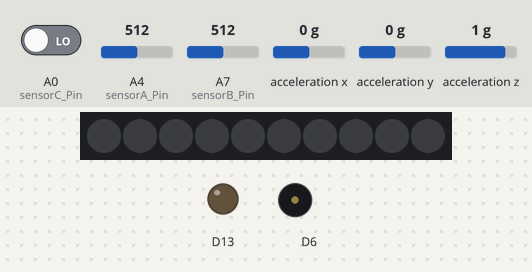
Simulated run of this sketch. Board: Adafruit Circuit Playground Express. On the bench: 10 RGB LEDs in strip order, left to right, output pins drawn as LEDs (lit = HIGH), buzzer (waves = sounding). Inputs (shaded band) come from the test bench; at power-on: A4 (sensorA_Pin) = 512, acceleration x 0 g, A7 (sensorB_Pin) = 512, acceleration y 0 g, A0 (sensorC_Pin) LOW, acceleration z 1 g. Dim RGB values are drawn brighter than linear; what the sketch prints to the serial monitor is not drawn.

Above: at 1.2 s.
1.3 s: A4 (sensorA_Pin) set to 716
At 1.8 s:
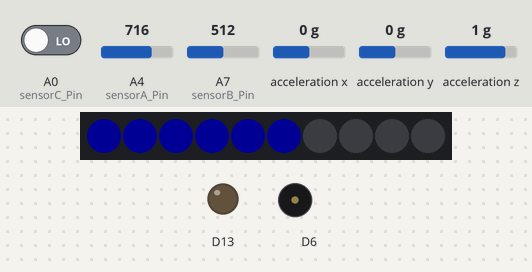
2.8 s: acceleration x set to -0.8 g
At 3.7 s:
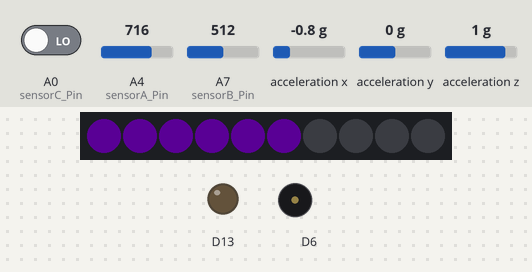
4.3 s: A7 (sensorB_Pin) set to 992
At 5.4 s:
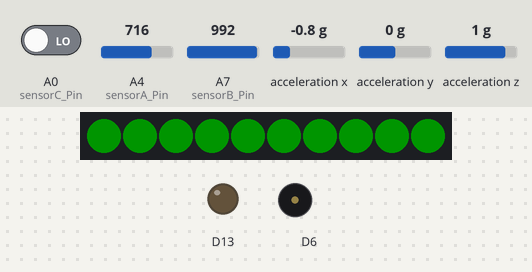
5.8 s: acceleration y set to -0.8 g
At 6.9 s:
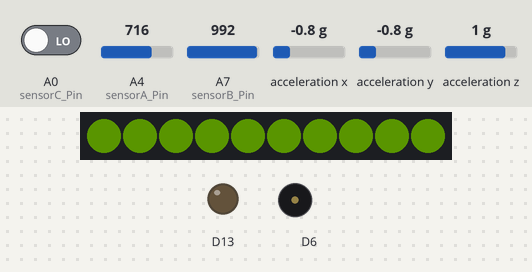
7.3 s: A0 (sensorC_Pin) driven HIGH
At 7.46 s:
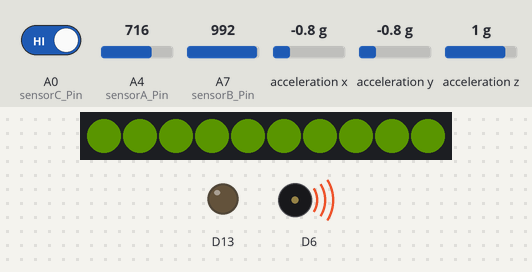
9.7 s: acceleration y set to -1.4 g
At 9.9 s:
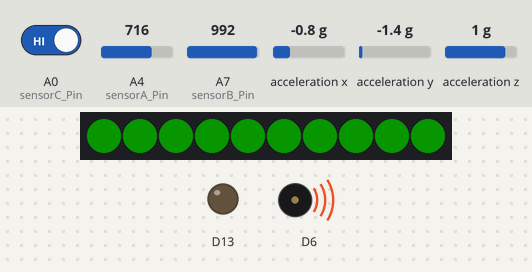
Timing chart, 0 to 13.2 s (numbered marks = the images above; inputs shaded):
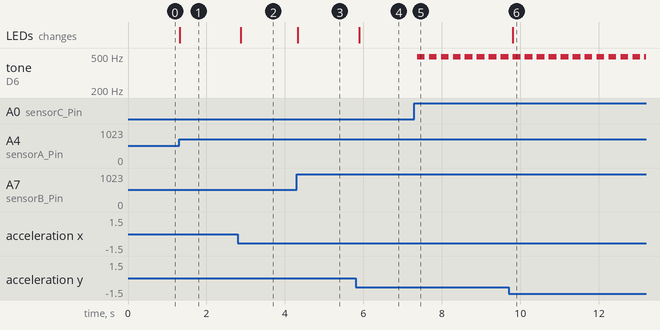

Measured:
- after the input at 1.3 s, the LEDs: change at once (image 1)
- after the input at 2.8 s, the LEDs: change after 0.07 s (image 2)
- after the input at 4.3 s, the LEDs: change at once (image 3)
- after the input at 5.8 s, the LEDs: change after 0.10 s (image 4)
- after the input at 7.3 s, tone on D6: alternates 490 Hz for 0.20 s and silent for 0.10 s, starting after 0.07 s
- after the input at 9.7 s, the LEDs: change after 0.11 s (image 6)

The sketch:

project2.ino
```cpp
#include <Adafruit_CircuitPlayground.h>

float X, Y, Z;

#define sensorA_Pin A4
#define sensorA_firstNeopixel 0
#define sensorA_lastNeopixel 9

#define sensorB_Pin A7
#define sensorB_firstNeopixel 0
#define sensorB_lastNeopixel 9

#define sensorC_Pin A0

int sensorA_low = 0;
int sensorA_high = 1023;

int sensorB_low = 100;
int sensorB_high = 300;

int sensorA_constrained;
int sensorB_constrained;

int sensorA_mapped;
int sensorB_mapped;

int sensorA_value;
int sensorB_value;

int sensorC_pressed;

void setup() {
  Serial.begin(9600);
  CircuitPlayground.begin();
  pinMode(sensorC_Pin, INPUT);
}

void loop() {
  CircuitPlayground.clearPixels();
  sensorA_value = analogRead(sensorA_Pin);
  sensorA_constrained = constrain(sensorA_value, sensorA_low, sensorA_high);
  sensorA_mapped = map(sensorA_constrained, sensorA_low, sensorA_high, sensorA_firstNeopixel, sensorA_lastNeopixel+1);

  sensorB_value = analogRead(sensorB_Pin);
  sensorB_constrained = constrain(sensorB_value, sensorB_low, sensorB_high);
  sensorB_mapped = map(sensorB_constrained, sensorB_low, sensorB_high, sensorB_firstNeopixel, sensorB_lastNeopixel+1);

  X = CircuitPlayground.motionX();
  Y = CircuitPlayground.motionY();
  Z = CircuitPlayground.motionZ();
  Serial.print("X: ");
  Serial.print(X);
  Serial.print("  Y: ");
  Serial.print(Y);
  Serial.print("  Z: ");
  Serial.println(Z);

  Serial.print("Sensor A: ");
  Serial.print(sensorA_value);
  Serial.print("\t");

  Serial.print("Sensor B: ");
  Serial.print(sensorB_value);
  Serial.println("\t");

  sensorC_pressed = digitalRead(sensorC_Pin);
  Serial.print("Sensor C: ");
  Serial.print(sensorC_pressed);

if (sensorA_value > sensorB_value) {
for (int i = sensorA_firstNeopixel; i < sensorA_mapped; i++) {
    CircuitPlayground.setPixelColor(i, abs(X)*20, 0, 255);
  }
} else if (sensorB_value > sensorA_value) {
for (int i = sensorB_firstNeopixel; i < sensorB_mapped; i++) {
    CircuitPlayground.setPixelColor(i, abs(Y)*20, 255, 0);
  }
}

if (sensorC_pressed == HIGH) {
    CircuitPlayground.playTone(abs(Z)*50, 200);
  }

  delay(100);
}
```
